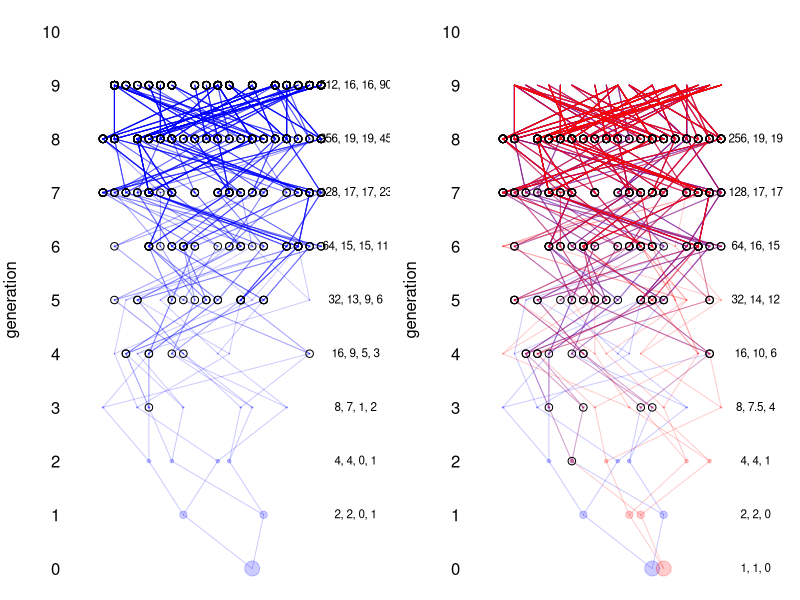
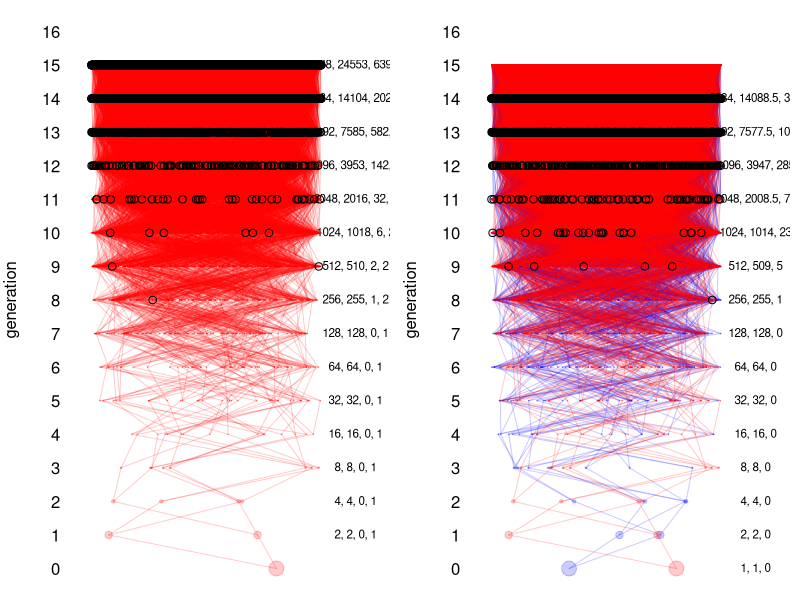

Write R code to recreate these figures, in order.

ped.gen<-function(N=1000,gens=10){
	these.dup<-numeric()
	all.ancs<-list()
	prev.anc<-sample(1:N,size=1,replace=FALSE)
	all.ancs[[1]]<-prev.anc
	for(k in 1:gens){
		all.k.ancs<-numeric()
		for(i in 1:2^(k-1)){
			
			if(i %in% these.dup){ 
				these.overlap<-which(all.ancs[[k]][i]==all.ancs[[k]]) ##find the inds that overlap the ith ancs
				first.anc<-min(these.overlap)   ##find first of these
				ancs<-c(all.k.ancs[2*first.anc-1],all.k.ancs[2*first.anc])  #copy their info for next gen
			}else{
				ancs<-sample(1:N,size=2,replace=FALSE)							
			}

			all.k.ancs<-c(all.k.ancs,ancs)
		}
		
		these.dup<-which(duplicated(all.k.ancs))
		print(length(these.dup))
		#if(any(duplicated(all.k.ancs))){recover(); all.k.ancs[duplicated(all.k.ancs)]<-NA}
		prev.anc<-all.k.ancs
		all.ancs[[k+1]]<-all.k.ancs

	}
	all.ancs
}


get.num.blocks<-function(family.chunks.gen){
	sapply(family.chunks.gen,function(ind){ sum(unlist(lapply(ind,function(x){if(is.null(x)){return(0)}; nrow(x)})))})
}

ped.plot<-function(all.ancs,family.chunks=NULL,my.col="black",plot.new=TRUE,adj.col=0.1,gens=10,N=1000){
	
	if(plot.new) plot(y=c(0,gens),x=c(0,1.25),type="n",axes=FALSE,ylab="generation",xlab="")
	axis(side=2,at=0:gens,tick=FALSE,las=1)

	if(!is.null(family.chunks)){
		tmp.ancs<-lapply(1:gens,function(k){
			tmp<-all.ancs[[k]]
			if(k>1){
				num.blocks<-get.num.blocks(family.chunks[[k-1]])
				tmp[num.blocks==0]<-NA
			}
			tmp
		})	
		all.ancs<-tmp.ancs
	}
	anc.points<-list()
	for(k in 1:(gens-1)){

		for(i in 1:2^(k-1)){
			
			 lines(c(all.ancs[[k]][i],all.ancs[[k+1]][2*i-1])/N,c(k-1,k),col=adjustcolor(my.col,adj.col))
			 lines(c(all.ancs[[k]][i],all.ancs[[k+1]][2*i])/N,c(k-1,k),col=adjustcolor(my.col,adj.col))
		}
		points(all.ancs[[k]]/N,rep(k-1,2^(k-1)),pch=19,col=adjustcolor(my.col,adj.col),cex=4*(1/2^k))		
		these.overlap<-which(!is.na(all.ancs[[k+1]]) & duplicated(all.ancs[[k+1]]))
		anc.points[[k]]<-all.ancs[[k+1]][these.overlap]/N
		
		all.ancs.table<-table(all.ancs[[k+1]][!is.na(all.ancs[[k+1]])])
		text(x=1.15,y=k,paste(2^(k),length(all.ancs.table),length(unique(all.ancs[[k+1]][these.overlap])),max(all.ancs.table),sep=", "),cex=.7)
	}
	
	lapply(1:(gens-1),function(k){anc.points.k<-anc.points[[k]];points(anc.points.k,rep(k,length(anc.points.k)))})
}


ped.plot.two<-function(all.ancs,all.ancs.2,my.col=rep("black",2),plot.new=TRUE,adj.col=0.1,gens=10,N=1000){
#	recover()
	if(plot.new) plot(y=c(0,gens),x=c(0,1.25),type="n",axes=FALSE,ylab="generation",xlab="")
	axis(side=2,at=0:gens,tick=FALSE,las=1)

	for(k in 1:(gens-1)){
		for(i in 1:2^(k-1)){
			lines(c(all.ancs[[k]][i],all.ancs[[k+1]][2*i-1])/N,c(k-1,k),col=adjustcolor(my.col[1],adj.col))
			lines(c(all.ancs[[k]][i],all.ancs[[k+1]][2*i])/N,c(k-1,k),col=adjustcolor(my.col[1],adj.col))
		}
		points(all.ancs[[k]]/N,rep(k-1,2^(k-1)),pch=19,col=adjustcolor(my.col[1],adj.col),cex=4*(1/2^k))
	}

	for(k in 1:(gens-1)){
		overlaps<-which((all.ancs.2[[k]] %in% all.ancs[[k]]))
		new.ancs<- all.ancs.2[[k]][overlaps]
		#if(length(overlaps)){print("here 1"); recover(); }  
		
		cat(length(new.ancs)," ")
		for(i in 1:2^(k-1)){
			if(i %in% overlaps){ 
				
				these.overlap<-which(all.ancs[[k]]==all.ancs.2[[k]][i]) ## find out which ancs in ped 1 match the ith 
				first.overlap<-min(these.overlap)  #take first of these overlapping ancs
				all.ancs.2[[k+1]][2*i]<-all.ancs[[k+1]][2*first.overlap]; all.ancs.2[[k+1]][2*i-1]<-all.ancs[[k+1]][2*first.overlap-1]
				}
			lines(c(all.ancs.2[[k]][i],all.ancs.2[[k+1]][2*i-1])/N,c(k-1,k),col=adjustcolor(my.col[2],adj.col))
			lines(c(all.ancs.2[[k]][i],all.ancs.2[[k+1]][2*i])/N,c(k-1,k),col=adjustcolor(my.col[2],adj.col))
		}
		
		cat(sum(all.ancs.2[[k+1]] %in% all.ancs[[k]]),"\n")	
		#if(length(new.ancs)) recover()
		#recover()
		text(x=1.15,y=k-1,paste(
		2^(k-1),mean(c(length(unique(all.ancs[[k]])),length(unique(all.ancs.2[[k]])))),
		length(unique(new.ancs)),sep=", "),cex=0.7)	
		points(all.ancs.2[[k]]/N,rep(k-1,2^(k-1)),pch=19,col=adjustcolor(my.col[2],adj.col),cex=4*(1/2^k))
		points(new.ancs/N,rep(k-1,length(new.ancs)))
	}
		
}


plot.lineage<-function(all.ancs,my.col="black",plot.new=FALSE,adj.col=1,gens=10,N=1000,sex){
#	recover()
	if(plot.new){ 
		plot(y=c(0,gens),x=c(0,1.25),type="n",axes=FALSE,ylab="generation")
		axis(side=2,at=0:gens,tick=FALSE,las=1)
	}
	for(k in 1:(gens-1)){
		if(sex=="female"){ 
			lines(c(all.ancs[[k]][1],all.ancs[[k+1]][1])/N,c(k-1,k),col=adjustcolor(my.col,adj.col))
			points(all.ancs[[k]][1]/N,k-1,pch=19,col=adjustcolor(my.col,adj.col),cex=.3)
		}
		if(sex=="male"){ 
			lines(c(all.ancs[[k]][2^(k-1)],all.ancs[[k+1]][2^k])/N,c(k-1,k),col=adjustcolor(my.col,adj.col))
			points(all.ancs[[k]][2^(k-1)]/N,k-1,pch=19,col=adjustcolor(my.col,adj.col),cex=.3)
		}
		
#		these.overlap<-which(duplicated(all.ancs[[k+1]]))
#		points(all.ancs[[k+1]][these.overlap]/N,rep(k,length(these.overlap)))
#		all.ancs.table<-table(all.ancs[[k+1]])
#		text(x=1.15,y=k,paste(2^(k),length(all.ancs.table),length(unique(all.ancs[[k+1]][these.overlap])),max(all.ancs.table),sep=", "))
	}
}


plot.mtDNA.Y<-function(all.ancs,my.col="black",plot.new=FALSE,adj.col=1,gens=10,N=1000,sex){
#	recover()
	if(plot.new){ 
		plot(y=c(0,gens),x=c(0,1.25),type="n",axes=FALSE,ylab="generation")
		axis(side=2,at=0:gens,tick=FALSE,las=1)
	}
	for(k in 1:(gens-1)){
		if(sex=="female"){ 
			lines(c(all.ancs[[k]][1],all.ancs[[k+1]][1])/N,c(k-1,k),col=adjustcolor(my.col,adj.col))
			points(all.ancs[[k]][1]/N,k-1,pch=19,col=adjustcolor(my.col,adj.col),cex=.3)
		}
		if(sex=="male"){ 
			lines(c(all.ancs[[k]][2^(k-1)],all.ancs[[k+1]][2^k])/N,c(k-1,k),col=adjustcolor(my.col,adj.col))
			points(all.ancs[[k]][2^(k-1)]/N,k-1,pch=19,col=adjustcolor(my.col,adj.col),cex=.3)
		}
		
	}
}

layout(t(1:2)); par(mar=c(.5,4,.5,.5))
ped.1<-ped.gen(N=20,gens=10)
ped.2<-ped.gen(N=20,gens=10)

 ped.plot(ped.1,my.col="blue",adj.col=.2,N=20,gens=10)
ped.plot.two(ped.1,ped.2,my.col=c("blue","red"),adj.col=.2,N=20,gens=10)

ped.1<-ped.gen(N=1e5,gens=16)
ped.2<-ped.gen(N=1e5,gens=16)


layout(t(1:2)); par(mar=c(.5,4,.5,.5))

ped.plot(ped.1,my.col="red",adj.col=.2,N=1e5,gens=16)
#ped.plot(ped.2,my.col="red",adj.col=.2,N=1e5,gens=12,plot.new=FALSE)

ped.plot.two(ped.2,ped.1,my.col=c("blue","red"),adj.col=.2,N=1e5,gens=16)

#show(load("~/Dropbox/Ideas/Genealogy_review/figs/family_tree_w_13_gens.Robj"))
#layout(t(1:2));
#ped.plot(ped.1,my.col="red",adj.col=.2,N=200e3,gens=13)
#ped.plot(ped.1,family.chunks=family.chunks,my.col="red",adj.col=.2,N=200e3,gens=13)
